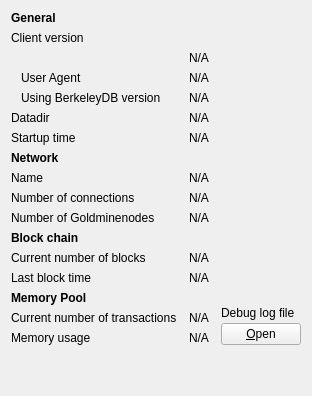
     <widget class="QWidget" name="tab_info">
      <attribute name="title">
       <string>&amp;Information</string>
      </attribute>
      <layout class="QGridLayout" name="gridLayout" columnstretch="0,1,0">
       <property name="horizontalSpacing">
        <number>12</number>
       </property>
       <item row="0" column="0">
        <widget class="QLabel" name="label_9">
         <property name="font">
          <font>
           <weight>75</weight>
           <bold>true</bold>
          </font>
         </property>
         <property name="text">
          <string>General</string>
         </property>
        </widget>
       </item>
       <item row="1" column="0">
        <widget class="QLabel" name="label_6">
         <property name="text">
          <string>Client version</string>
         </property>
        </widget>
       </item>
       <item row="2" column="1" colspan="2">
        <widget class="QLabel" name="clientVersion">
         <property name="cursor">
          <cursorShape>IBeamCursor</cursorShape>
         </property>
         <property name="text">
          <string>N/A</string>
         </property>
         <property name="textFormat">
          <enum>Qt::PlainText</enum>
         </property>
         <property name="textInteractionFlags">
          <set>Qt::LinksAccessibleByMouse|Qt::TextSelectableByKeyboard|Qt::TextSelectableByMouse</set>
         </property>
        </widget>
       </item>
       <item row="3" column="0">
        <widget class="QLabel" name="labelClientUserAgent">
         <property name="text">
          <string>User Agent</string>
         </property>
         <property name="indent">
          <number>10</number>
         </property>
        </widget>
       </item>
       <item row="3" column="1" colspan="2">
        <widget class="QLabel" name="clientUserAgent">
         <property name="cursor">
          <cursorShape>IBeamCursor</cursorShape>
         </property>
         <property name="text">
          <string>N/A</string>
         </property>
         <property name="textFormat">
          <enum>Qt::PlainText</enum>
         </property>
         <property name="textInteractionFlags">
          <set>Qt::LinksAccessibleByMouse|Qt::TextSelectableByKeyboard|Qt::TextSelectableByMouse</set>
         </property>
        </widget>
       </item>
       <item row="4" column="0">
        <widget class="QLabel" name="label_berkeleyDBVersion">
         <property name="text">
          <string>Using BerkeleyDB version</string>
         </property>
         <property name="indent">
          <number>10</number>
         </property>
        </widget>
       </item>
       <item row="4" column="1" colspan="2">
        <widget class="QLabel" name="berkeleyDBVersion">
         <property name="cursor">
          <cursorShape>IBeamCursor</cursorShape>
         </property>
         <property name="text">
          <string>N/A</string>
         </property>
         <property name="textFormat">
          <enum>Qt::PlainText</enum>
         </property>
         <property name="textInteractionFlags">
          <set>Qt::LinksAccessibleByMouse|Qt::TextSelectableByKeyboard|Qt::TextSelectableByMouse</set>
         </property>
        </widget>
       </item>
       <item row="5" column="0">
        <widget class="QLabel" name="label_12">
         <property name="text">
          <string>Datadir</string>
         </property>
        </widget>
       </item>
       <item row="5" column="1" colspan="2">
        <widget class="QLabel" name="dataDir">
         <property name="cursor">
          <cursorShape>IBeamCursor</cursorShape>
         </property>
         <property name="text">
          <string>N/A</string>
         </property>
         <property name="textFormat">
          <enum>Qt::PlainText</enum>
         </property>
         <property name="wordWrap">
          <bool>true</bool>
         </property>
         <property name="textInteractionFlags">
          <set>Qt::LinksAccessibleByMouse|Qt::TextSelectableByKeyboard|Qt::TextSelectableByMouse</set>
         </property>
        </widget>
       </item>
       <item row="6" column="0">
        <widget class="QLabel" name="label_13">
         <property name="text">
          <string>Startup time</string>
         </property>
        </widget>
       </item>
       <item row="6" column="1" colspan="2">
        <widget class="QLabel" name="startupTime">
         <property name="cursor">
          <cursorShape>IBeamCursor</cursorShape>
         </property>
         <property name="text">
          <string>N/A</string>
         </property>
         <property name="textFormat">
          <enum>Qt::PlainText</enum>
         </property>
         <property name="textInteractionFlags">
          <set>Qt::LinksAccessibleByMouse|Qt::TextSelectableByKeyboard|Qt::TextSelectableByMouse</set>
         </property>
        </widget>
       </item>
       <item row="7" column="0">
           <widget class="QLabel" name="labelNetwork">
               <property name="font">
                   <font>
                       <weight>75</weight>
                       <bold>true</bold>
                   </font>
               </property>
               <property name="text">
                   <string>Network</string>
               </property>
           </widget>
       </item>
       <item row="8" column="0">
        <widget class="QLabel" name="label_8">
         <property name="text">
          <string>Name</string>
         </property>
        </widget>
       </item>
       <item row="8" column="1" colspan="2">
        <widget class="QLabel" name="networkName">
         <property name="cursor">
          <cursorShape>IBeamCursor</cursorShape>
         </property>
         <property name="text">
          <string>N/A</string>
         </property>
         <property name="textFormat">
          <enum>Qt::PlainText</enum>
         </property>
         <property name="textInteractionFlags">
          <set>Qt::LinksAccessibleByMouse|Qt::TextSelectableByKeyboard|Qt::TextSelectableByMouse</set>
         </property>
        </widget>
       </item>
       <item row="9" column="0">
        <widget class="QLabel" name="label_7">
         <property name="text">
          <string>Number of connections</string>
         </property>
        </widget>
       </item>
       <item row="9" column="1" colspan="2">
        <widget class="QLabel" name="numberOfConnections">
         <property name="cursor">
          <cursorShape>IBeamCursor</cursorShape>
         </property>
         <property name="text">
          <string>N/A</string>
         </property>
         <property name="textFormat">
          <enum>Qt::PlainText</enum>
         </property>
         <property name="textInteractionFlags">
          <set>Qt::LinksAccessibleByMouse|Qt::TextSelectableByKeyboard|Qt::TextSelectableByMouse</set>
         </property>
        </widget>
       </item>
       <item row="10" column="0">
        <widget class="QLabel" name="goldminenodeCountLabel">
         <property name="text">
          <string>Number of Goldminenodes</string>
         </property>
        </widget>
       </item>
       <item row="10" column="1">
        <widget class="QLabel" name="goldminenodeCount">
         <property name="text">
          <string>N/A</string>
         </property>
        </widget>
       </item>
       <item row="11" column="0">
        <widget class="QLabel" name="label_10">
         <property name="font">
          <font>
           <weight>75</weight>
           <bold>true</bold>
          </font>
         </property>
         <property name="text">
          <string>Block chain</string>
         </property>
        </widget>
       </item>
       <item row="12" column="0">
        <widget class="QLabel" name="label_3">
         <property name="text">
          <string>Current number of blocks</string>
         </property>
        </widget>
       </item>
       <item row="12" column="1" colspan="2">
        <widget class="QLabel" name="numberOfBlocks">
         <property name="cursor">
          <cursorShape>IBeamCursor</cursorShape>
         </property>
         <property name="text">
          <string>N/A</string>
         </property>
         <property name="textFormat">
          <enum>Qt::PlainText</enum>
         </property>
         <property name="textInteractionFlags">
          <set>Qt::LinksAccessibleByMouse|Qt::TextSelectableByKeyboard|Qt::TextSelectableByMouse</set>
         </property>
        </widget>
       </item>
       <item row="13" column="0">
        <widget class="QLabel" name="labelLastBlockTime">
         <property name="text">
          <string>Last block time</string>
         </property>
        </widget>
       </item>
       <item row="13" column="1" colspan="2">
        <widget class="QLabel" name="lastBlockTime">
         <property name="cursor">
          <cursorShape>IBeamCursor</cursorShape>
         </property>
         <property name="text">
          <string>N/A</string>
         </property>
         <property name="textFormat">
          <enum>Qt::PlainText</enum>
         </property>
         <property name="textInteractionFlags">
          <set>Qt::LinksAccessibleByMouse|Qt::TextSelectableByKeyboard|Qt::TextSelectableByMouse</set>
         </property>
        </widget>
       </item>
       <item row="14" column="0">
        <widget class="QLabel" name="labelMempoolTitle">
         <property name="font">
          <font>
           <weight>75</weight>
           <bold>true</bold>
          </font>
         </property>
         <property name="text">
          <string>Memory Pool</string>
         </property>
        </widget>
       </item>
       <item row="15" column="0">
        <widget class="QLabel" name="labelNumberOfTransactions">
         <property name="text">
          <string>Current number of transactions</string>
         </property>
        </widget>
       </item>
       <item row="15" column="1">
        <widget class="QLabel" name="mempoolNumberTxs">
         <property name="cursor">
          <cursorShape>IBeamCursor</cursorShape>
         </property>
         <property name="text">
          <string>N/A</string>
         </property>
         <property name="textFormat">
          <enum>Qt::PlainText</enum>
         </property>
         <property name="textInteractionFlags">
          <set>Qt::LinksAccessibleByMouse|Qt::TextSelectableByKeyboard|Qt::TextSelectableByMouse</set>
         </property>
        </widget>
       </item>
       <item row="16" column="0">
        <widget class="QLabel" name="labelMemoryUsage">
         <property name="text">
          <string>Memory usage</string>
         </property>
        </widget>
       </item>
       <item row="16" column="1">
        <widget class="QLabel" name="mempoolSize">
         <property name="cursor">
          <cursorShape>IBeamCursor</cursorShape>
         </property>
         <property name="text">
          <string>N/A</string>
         </property>
         <property name="textFormat">
          <enum>Qt::PlainText</enum>
         </property>
         <property name="textInteractionFlags">
          <set>Qt::LinksAccessibleByMouse|Qt::TextSelectableByKeyboard|Qt::TextSelectableByMouse</set>
         </property>
        </widget>
       </item>
       <item row="14" column="2" rowspan="3">
        <layout class="QVBoxLayout" name="verticalLayoutDebugButton">
         <property name="spacing">
          <number>3</number>
         </property>
         <item>
          <spacer name="verticalSpacer_2">
           <property name="orientation">
            <enum>Qt::Vertical</enum>
           </property>
           <property name="sizeHint" stdset="0">
            <size>
             <width>10</width>
             <height>5</height>
            </size>
           </property>
          </spacer>
         </item>
         <item>
          <widget class="QLabel" name="labelDebugLogfile">
           <property name="text">
            <string>Debug log file</string>
           </property>
          </widget>
         </item>
         <item>
          <widget class="QPushButton" name="openDebugLogfileButton">
           <property name="toolTip">
            <string>Open the %1 debug log file from the current data directory. This can take a few seconds for large log files.</string>
           </property>
           <property name="text">
            <string>&amp;Open</string>
           </property>
           <property name="autoDefault">
            <bool>false</bool>
           </property>
          </widget>
         </item>
        </layout>
       </item>
       <item row="18" column="0">
        <spacer name="verticalSpacer">
         <property name="orientation">
          <enum>Qt::Vertical</enum>
         </property>
         <property name="sizeHint" stdset="0">
          <size>
           <width>20</width>
           <height>40</height>
          </size>
         </property>
        </spacer>
       </item>
      </layout>
     </widget>
